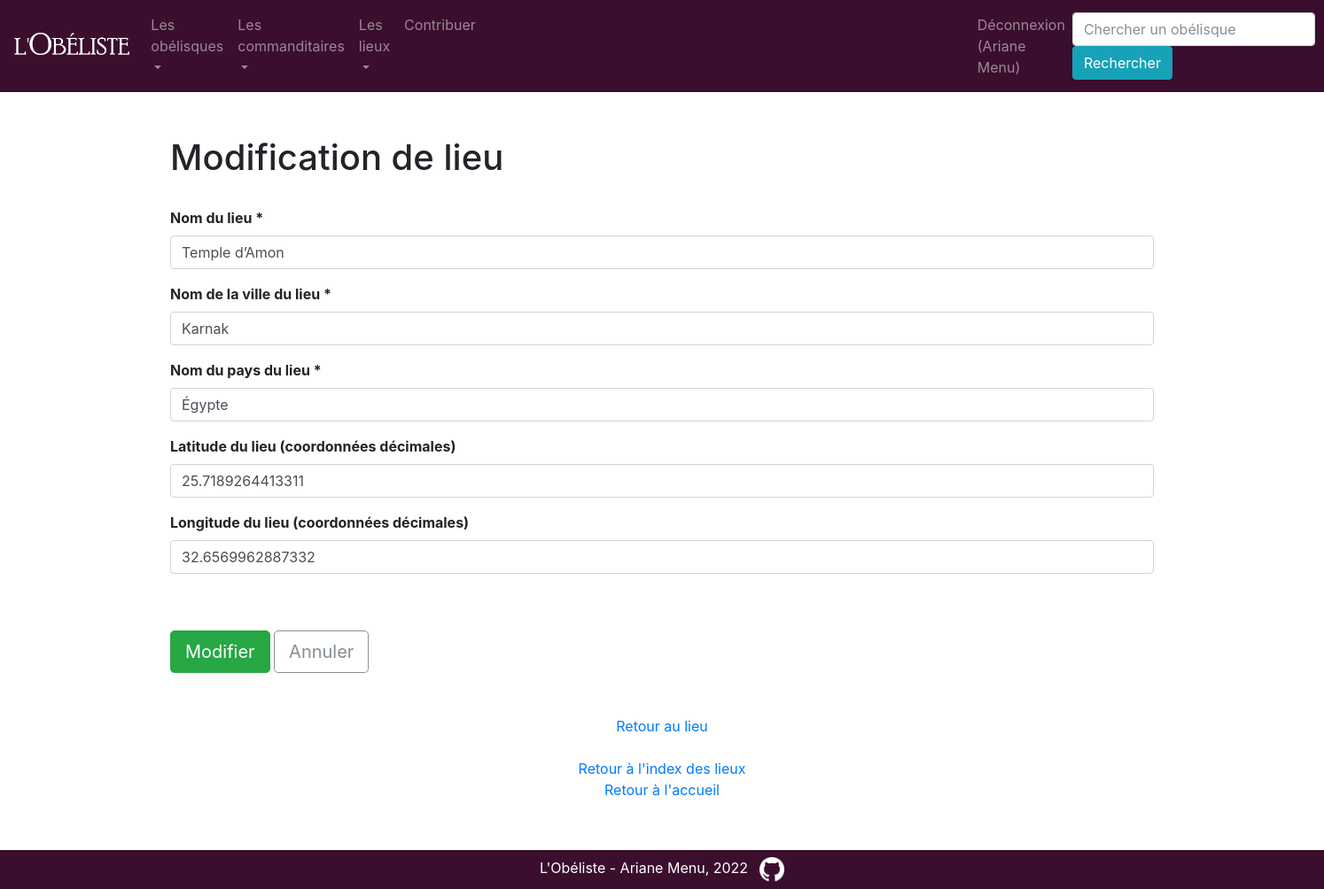
Screenshot of /lieu/1/update (signed in) with the database file from the repository.
### app/modeles/utilisateurs.py (models this page shows, shortened)
class User(UserMixin, db.Model):
    user_id = db.Column(db.Integer, unique=True, nullable=False, primary_key=True, autoincrement=True)
    user_nom = db.Column(db.Text, nullable=False)
    user_login = db.Column(db.String(45), nullable=False, unique=True)
    user_email = db.Column(db.Text, nullable=False)
    user_password = db.Column(db.String(100), nullable=False)
    authorships = db.relationship("Authorship", back_populates="user")

### app/modeles/donnees.py (models this page shows, shortened)
class Localisation(db.Model):
    localisation_id = db.Column(db.Integer, unique=True, nullable=False, primary_key=True, autoincrement=True)
    localisation_lieu = db.Column(db.Text)
    localisation_ville = db.Column(db.Text)
    localisation_pays = db.Column(db.Text)
    localisation_longitude = db.Column(db.Text)
    localisation_latitude = db.Column(db.Text)
    erige = db.relationship("Erige", back_populates="localisation")
    authorships = db.relationship("Authorship", back_populates="localisation")

### app/routes/generic.py (the view, shortened to what this page needs)
@app.route("/lieu/<int:localisation_id>/update", methods=["GET", "POST"])
@login_required
def localisation_update(localisation_id):
    editable = Localisation.query.get_or_404(localisation_id)
    erreurs = []
    updated = False
    return render_template(
        "pages/lieu_form_update.html",
        localisation=editable,
        erreurs=erreurs,
        updated=updated
    )

### app/modeles/utilisateurs.py (called while the page is built)
@login.user_loader
def trouver_utilisateur_via_id(identifiant):
    return User.query.get(int(identifiant))

### app/templates/pages/lieu_form_update.html (shortened to what this page needs)
{% extends "conteneur.html" %}
{% block corps %}
    <h1>Modification de lieu</h1>
    <br>
    {% if localisation %}
        <form method="POST">
            <div class="mb-3">
                <label for="localisation_lieu" class="form-label"><b>Nom du lieu *</b></label>
                <input type="text" name="localisation_lieu" class="form-control" id="localisation_lieu" value="{{localisation.localisation_lieu}}"/>
            </div>
            <div class="mb-3">
                <label for="localisation_ville" class="form-label"><b>Nom de la ville du lieu *</b></label>
                <input type="text" name="localisation_ville" class="form-control" id="localisation_ville" value="{{localisation.localisation_ville}}"/>
            </div>
            <div class="mb-3">
                <label for="localisation_pays" class="form-label"><b>Nom du pays du lieu *</b></label>
                <input type="text" name="localisation_pays" class="form-control" id="localisation_pays" value="{{localisation.localisation_pays}}"/>
            </div>
            <div class="mb-3">
                <label for="localisation_latitude" class="form-label"><b>Latitude du lieu (coordonnées décimales)</b></label>
                <input type="text" name="localisation_latitude" class="form-control" id="localisation_latitude" value="{{localisation.localisation_latitude}}"/>
            </div>
            <div class="mb-3">
                <label for="localisation_longitude" class="form-label"><b>Longitude du lieu (coordonnées décimales)</b></label>
                <input type="text" name="localisation_longitude" class="form-control" id="localisation_longitude" value="{{localisation.localisation_longitude}}"/>
            </div>
            <br>
            <br>
            <button class="btn btn-success btn-lg" type="submit">Modifier</button>
            <a href="{{url_for('localisation', localisation_id=localisation.localisation_id)}}" class="btn btn-outline-secondary btn-lg">Annuler</a>
        </form>
        <br>
        <br>
    {% endif %}
    <div align="center">
        <a href="{{url_for('localisation', localisation_id=localisation.localisation_id)}}">Retour au lieu</a>
        <br>
        <br>
        <a href="{{url_for('index_lieux')}}">Retour à l'index des lieux</a>
        <br>
        <a href="{{url_for('accueil')}}">Retour à l'accueil</a>
    </div>
{% endblock %}

### app/templates/conteneur.html (shortened to what this page needs)
<!DOCTYPE html>
<html lang="fr">
    <head>
        {% include "partials/css.html" %}
        <link rel="stylesheet" href="https://unpkg.com/leaflet@1.3.1/dist/leaflet.css" />
    </head>
    <body>
        <nav class="navbar navbar-expand-md navbar-dark justify-content-between" style="background-color: #3B0E2E;">
            <a class="navbar-brand" href="{{ url_for('accueil') }}"><img class="logo_top" src="{{url_for('static', filename='images/obeliste_logo_light.png')}}" alt="L'Obéliste" height="25"/></a>
            <div class="collapse navbar-collapse" id="navbarSupportedContent">
                <ul class="navbar-nav mr-auto">
                    <li class="nav-item dropdown">
                        <a class="nav-link dropdown-toggle" href="#" id="navbarDropdown" role="button" data-toggle="dropdown" aria-haspopup="true" aria-expanded="false">Les obélisques</a>
                    </li>
                    <li class="nav-item dropdown">
                        <a class="nav-link dropdown-toggle" href="#" id="navbarDropdown" role="button" data-toggle="dropdown" aria-haspopup="true" aria-expanded="false">Les commanditaires</a>
                    </li>
                    <li class="nav-item dropdown">
                        <a class="nav-link dropdown-toggle" href="#" id="navbarDropdown" role="button" data-toggle="dropdown" aria-haspopup="true" aria-expanded="false">Les lieux</a>
                    </li>
                    <li class="nav-item"><a class="nav-link" href="{{url_for('add')}}">Contribuer</a></li>
                    {% if not current_user.is_authenticated %}
                        <li class="nav-item utilisateur">
                            <a class="nav-link" href="{{url_for('inscription')}}">Inscription</a>
                        </li>
                        <li class="nav-item">
                            <a class="nav-link" href="{{url_for('connexion')}}">Connexion</a>
                        </li>
                        {% else %}
                        <li class="nav-item utilisateur">
                            <a class="nav-link" href="{{url_for('deconnexion')}}">Déconnexion ({{current_user.user_nom}})</a>
                        </li>
                    {% endif %}
                </ul>
                <form class="form-inline" action="{{url_for('recherche')}}" method="GET">
                    <input class="form-control" name="keyword" type="search" placeholder="Chercher un obélisque" aria-label="Recherche">
                    <button class="btn btn-info" type="submit">Rechercher</button>
                </form>
            </div>
        </nav>
        <div class="container">
            <div class="row" >
                <div class="col" >
                    {% block corps %}{% endblock %}
                </div>
            </div>
        </div>
    </body>
    <footer class="text-center text-white fixed-bottom" style="background-color: #3B0E2E;">
        <div class="text-center p-2">
           L'Obéliste - Ariane Menu, 2022<a class="github" href="https://github.com/A-Menu"><img width="28" height="28" src="{{url_for('static', filename='images/github_logo.png')}}" alt="Voir le profil sur GitHub" title="Voir le profil sur Github"></a>
        </div>
    </footer>
</html>

### app/templates/conteneur.html (style rules this page uses)
.container { margin-top: 50px; margin-bottom: 100px; text-align: justify; }
.logo_top { margin-bottom: 6px; }
.github { margin-left: 13px; }
.utilisateur { margin-left:550px; }

### rows the page displays
User: user_nom "Ariane Menu"
Localisation: localisation_lieu "Temple d’Amon", localisation_ville "Karnak", localisation_pays "Égypte", localisation_latitude "25.7189264413311", localisation_longitude "32.6569962887332"
